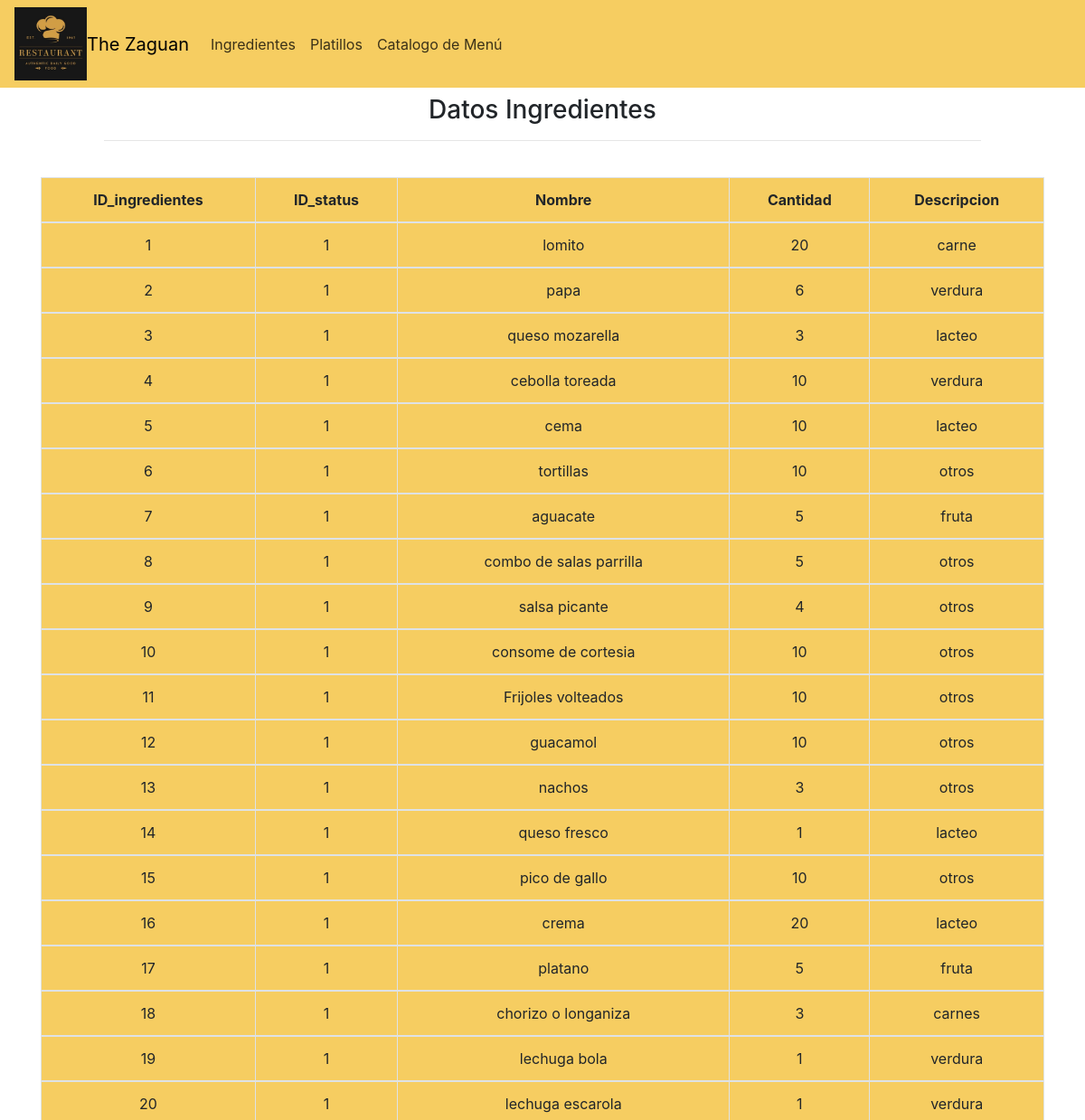
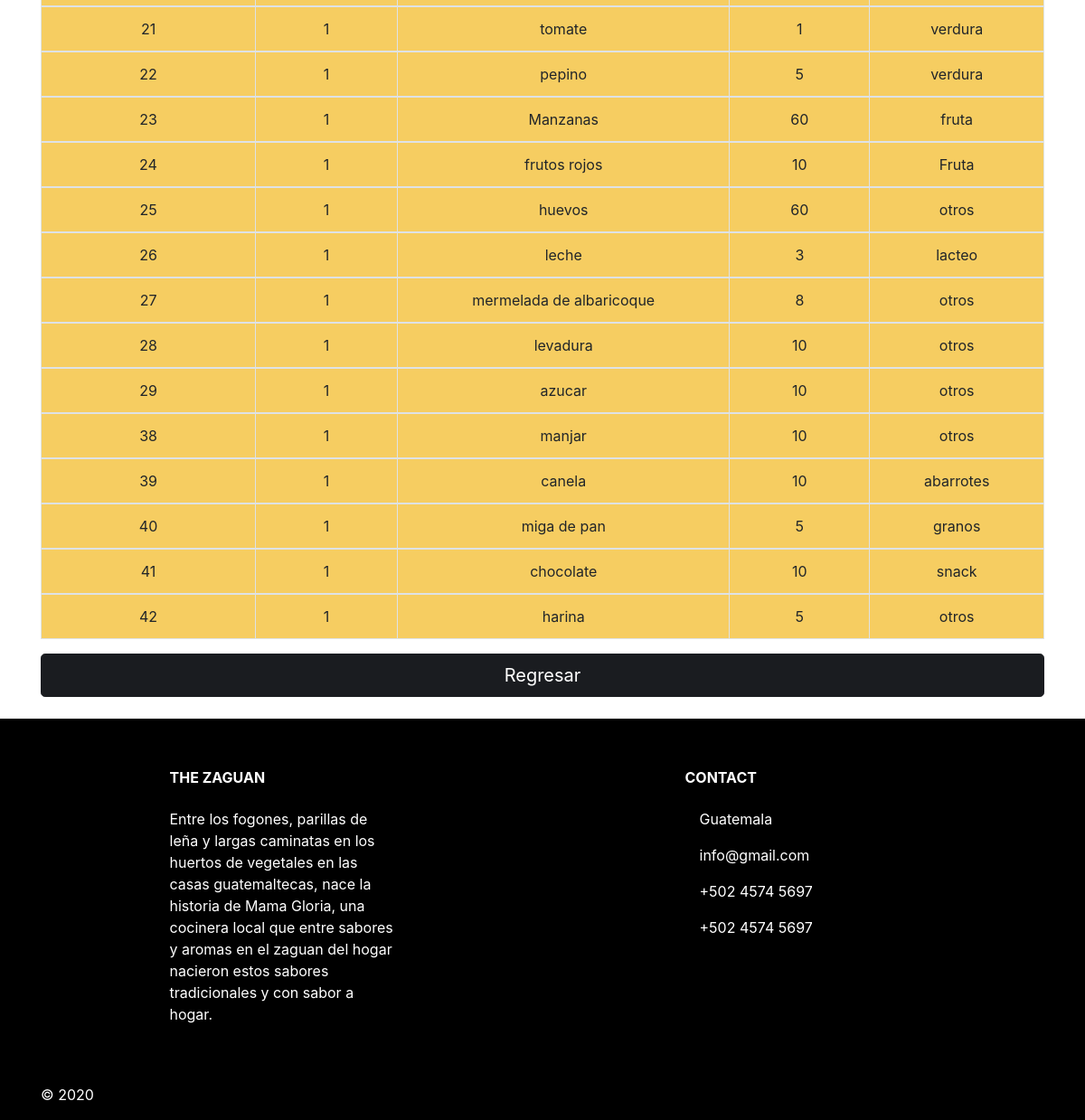
Page /platillos/tabla.php (signed in) on the committed database (2 pictures, top to bottom).
### tables this page shows
CREATE TABLE `ingredientes` (
  `ID_ingredientes` int(11) NOT NULL,
  `ID_status` int(11) NOT NULL,
  `Nombre` varchar(50) NOT NULL,
  `Cantidad` int(11) NOT NULL,
  `Descripcion` varchar(50) NOT NULL
);

### platillos/tabla.php (the view, shortened to what this page needs)
<!doctype html>
<html lang="en">
  <head>
    <link href="../sass/style.css" rel="stylesheet">
    <link rel="stylesheet" href="https://stackpath.bootstrapcdn.com/bootstrap/4.3.1/css/bootstrap.min.css">
  </head>
  <body class="text-center">
    <header>
    <nav class="navbar navbar-expand-xl navbar_intems " id="l"> <img src="../img/Logo.JPG" alt=80px width="80px"><a class="navbar-brand" href="#">The Zaguan</a>
           <div class="collapse navbar-collapse" id="navbarNavAltMarkup">
            <div class="navbar-nav"> <a class="nav-item nav-link active" href="../ingredientes/ingredientes.php">Ingredientes <span class="sr-only">(current)</span></a>
               <a class="nav-item nav-link" href="../platillos/platillos.php">Platillos</a> <a class="nav-item nav-link" href="#">Catalogo de Menú</a>
                <a class="nav-item nav-link disabled" href="#"></a> </div> </div> </nav>
              <nav>
                <div class ="container-fluid">
                  <div class="row justify-content-center">
                    <div class= "col-md-10">
                      <h3 class="text-center mt-2"> Datos Ingredientes </h3>
                      <hr>
                    </div>
                  </div>
                </div>
              </nav>
    </header>
<section id="n1">
      <br>
    <div class="container">
        <div class="row">
            <div class="col-12">
                <table class="table table-bordered table-hover" id="form">
            <thead>
                <tr>
                  <th>ID_ingredientes</th>
                  <th>ID_status</th>
                  <th>Nombre</th>
                  <th>Cantidad</th>
                  <th>Descripcion</th>
                </tr>
            </thead>
            <?php
                include '../conexion/conexion.php';
                $result = $mysqli->query("SELECT * FROM ingredientes") or die($mysqli->error);
                while ($row = mysqli_fetch_assoc($result)){
            ?>
            <tbody>
                <tr>
                    <td><?php echo $row['ID_ingredientes']?></td>
                    <td><?php echo $row['ID_status']?></td>
                    <td><?php echo $row['Nombre']?></td>
                    <td><?php echo $row['Cantidad']?></td>
                    <td><?php echo $row['Descripcion']?></td>
                </tr>
            </tbody>
            <?php }?>
            </table>
            <a href="platillos.php" class="btn btn-lg btn-primary btn-block" id="primary">Regresar</a>
                <br>
            </div>
    </section>
    <footer class="page-footer font-small mdb-color pt-4" id="f">
      <div class="container text-center text-md-left">
        <div class="row text-center text-md-left mt-3 pb-3">
          <div class="col-md-3 col-lg-3 col-xl-3 mx-auto mt-3">
            <h6 class="text-uppercase mb-4 font-weight-bold">The Zaguan</h6>
            <p>Entre los fogones, parillas de leña y largas caminatas en los huertos de vegetales en las casas guatemaltecas,
              nace la historia de Mama Gloria, una cocinera local que entre sabores y aromas en el zaguan del hogar nacieron
              estos sabores tradicionales y con sabor a hogar.</p>
          </div>
          <div class="col-md-4 col-lg-3 col-xl-3 mx-auto mt-3">
            <h6 class="text-uppercase mb-4 font-weight-bold">Contact</h6>
            <p>
              <i class="fas fa-home mr-3"></i> Guatemala</p>
            <p>
              <i class="fas fa-envelope mr-3"></i> info@gmail.com</p>
            <p>
              <i class="fas fa-phone mr-3"></i> +502 4574 5697</p>
            <p>
              <i class="fas fa-print mr-3"></i> +502 4574 5697</p>
          </div>
        </div>
        <hr>
        <div class="row d-flex align-items-center">
          <div class="col-md-3 col-lg-4">
            <p class="text-center text-md-left">© 2020
            </p>
          </div>
      </div>
    </footer>
  </body>
</html>

### sass/style.css (style rules this page uses)
.navbar-brand { color: black; }
.navbar-nav .nav-link { color: rgba(0, 0, 0, 0.76); }
#n1 { color: black; background-color: #fff; }
.align-items-center { -webkit-box-align: center; -ms-flex-align: center; align-items: center; }
#f { background-color: black; color: #fff; }
#primary { color: #fff; background-color: #1a1c20; border-color: #1a1c20; }
#l { background-color: #f6cd61; }
#form { background-color: #f6cd61; }

### rows in the picture
ingredientes: ID_ingredientes "1", ID_status "1", Nombre "lomito", Cantidad "20", Descripcion "carne"
ingredientes: ID_ingredientes "2", ID_status "1", Nombre "papa", Cantidad "6", Descripcion "verdura"
ingredientes: ID_ingredientes "3", ID_status "1", Nombre "queso mozarella", Cantidad "3", Descripcion "lacteo"
ingredientes: ID_ingredientes "4", ID_status "1", Nombre "cebolla toreada", Cantidad "10", Descripcion "verdura"
ingredientes: ID_ingredientes "5", ID_status "1", Nombre "cema", Cantidad "10", Descripcion "lacteo"
ingredientes: ID_ingredientes "6", ID_status "1", Nombre "tortillas", Cantidad "10", Descripcion "otros"
ingredientes: ID_ingredientes "7", ID_status "1", Nombre "aguacate", Cantidad "5", Descripcion "fruta"
ingredientes: ID_ingredientes "8", ID_status "1", Nombre "combo de salas parrilla", Cantidad "5", Descripcion "otros"
ingredientes: ID_ingredientes "9", ID_status "1", Nombre "salsa picante", Cantidad "4", Descripcion "otros"
ingredientes: ID_ingredientes "10", ID_status "1", Nombre "consome de cortesia", Cantidad "10", Descripcion "otros"
ingredientes: ID_ingredientes "11", ID_status "1", Nombre "Frijoles volteados", Cantidad "10", Descripcion "otros"
ingredientes: ID_ingredientes "12", ID_status "1", Nombre "guacamol", Cantidad "10", Descripcion "otros"
ingredientes: ID_ingredientes "13", ID_status "1", Nombre "nachos", Cantidad "3", Descripcion "otros"
ingredientes: ID_ingredientes "14", ID_status "1", Nombre "queso fresco", Cantidad "1", Descripcion "lacteo"
ingredientes: ID_ingredientes "15", ID_status "1", Nombre "pico de gallo", Cantidad "10", Descripcion "otros"
ingredientes: ID_ingredientes "16", ID_status "1", Nombre "crema", Cantidad "20", Descripcion "lacteo"
ingredientes: ID_ingredientes "17", ID_status "1", Nombre "platano", Cantidad "5", Descripcion "fruta"
ingredientes: ID_ingredientes "18", ID_status "1", Nombre "chorizo o longaniza", Cantidad "3", Descripcion "carnes"
ingredientes: ID_ingredientes "19", ID_status "1", Nombre "lechuga bola", Cantidad "1", Descripcion "verdura"
ingredientes: ID_ingredientes "20", ID_status "1", Nombre "lechuga escarola", Cantidad "1", Descripcion "verdura"
ingredientes: ID_ingredientes "21", ID_status "1", Nombre "tomate", Cantidad "1", Descripcion "verdura"
ingredientes: ID_ingredientes "22", ID_status "1", Nombre "pepino", Cantidad "5", Descripcion "verdura"
ingredientes: ID_ingredientes "23", ID_status "1", Nombre "Manzanas", Cantidad "60", Descripcion "fruta"
ingredientes: ID_ingredientes "24", ID_status "1", Nombre "frutos rojos", Cantidad "10", Descripcion "Fruta"
ingredientes: ID_ingredientes "25", ID_status "1", Nombre "huevos", Cantidad "60", Descripcion "otros"
ingredientes: ID_ingredientes "26", ID_status "1", Nombre "leche", Cantidad "3", Descripcion "lacteo"
ingredientes: ID_ingredientes "27", ID_status "1", Nombre "mermelada de albaricoque", Cantidad "8", Descripcion "otros"
ingredientes: ID_ingredientes "28", ID_status "1", Nombre "levadura", Cantidad "10", Descripcion "otros"
ingredientes: ID_ingredientes "29", ID_status "1", Nombre "azucar", Cantidad "10", Descripcion "otros"
ingredientes: ID_ingredientes "38", ID_status "1", Nombre "manjar", Cantidad "10", Descripcion "otros"
ingredientes: ID_ingredientes "39", ID_status "1", Nombre "canela", Cantidad "10", Descripcion "abarrotes"
ingredientes: ID_ingredientes "40", ID_status "1", Nombre "miga de pan", Cantidad "5", Descripcion "granos"
ingredientes: ID_ingredientes "41", ID_status "1", Nombre "chocolate", Cantidad "10", Descripcion "snack"
ingredientes: ID_ingredientes "42", ID_status "1", Nombre "harina", Cantidad "5", Descripcion "otros"
